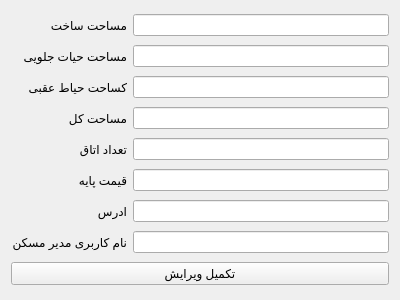
<?xml version="1.0" encoding="UTF-8"?>
<ui version="4.0">
 <class>north_edit_page</class>
 <widget class="QWidget" name="north_edit_page">
  <property name="geometry">
   <rect>
    <x>0</x>
    <y>0</y>
    <width>400</width>
    <height>300</height>
   </rect>
  </property>
  <property name="windowTitle">
   <string>Form</string>
  </property>
  <layout class="QGridLayout" name="gridLayout">
   <item row="3" column="1">
    <widget class="QLineEdit" name="lineEdit_4"/>
   </item>
   <item row="1" column="1">
    <widget class="QLineEdit" name="lineEdit_2"/>
   </item>
   <item row="7" column="0">
    <widget class="QLabel" name="label_8">
     <property name="text">
      <string>نام کاربری مدیر مسکن</string>
     </property>
    </widget>
   </item>
   <item row="7" column="1">
    <widget class="QLineEdit" name="lineEdit_8"/>
   </item>
   <item row="1" column="0">
    <widget class="QLabel" name="label_2">
     <property name="text">
      <string>مساحت حیات جلویی</string>
     </property>
    </widget>
   </item>
   <item row="4" column="0">
    <widget class="QLabel" name="label_5">
     <property name="text">
      <string>تعداد اتاق</string>
     </property>
    </widget>
   </item>
   <item row="4" column="1">
    <widget class="QLineEdit" name="lineEdit_5"/>
   </item>
   <item row="5" column="1">
    <widget class="QLineEdit" name="lineEdit_6"/>
   </item>
   <item row="2" column="1">
    <widget class="QLineEdit" name="lineEdit_3"/>
   </item>
   <item row="3" column="0">
    <widget class="QLabel" name="label_4">
     <property name="text">
      <string>مساحت کل</string>
     </property>
    </widget>
   </item>
   <item row="5" column="0">
    <widget class="QLabel" name="label_6">
     <property name="text">
      <string>قیمت پایه</string>
     </property>
    </widget>
   </item>
   <item row="6" column="0">
    <widget class="QLabel" name="label_7">
     <property name="text">
      <string>ادرس</string>
     </property>
    </widget>
   </item>
   <item row="2" column="0">
    <widget class="QLabel" name="label_3">
     <property name="text">
      <string>کساحت حیاط عقبی</string>
     </property>
    </widget>
   </item>
   <item row="6" column="1">
    <widget class="QLineEdit" name="lineEdit_7"/>
   </item>
   <item row="0" column="1">
    <widget class="QLineEdit" name="lineEdit_1"/>
   </item>
   <item row="0" column="0">
    <widget class="QLabel" name="label_1">
     <property name="text">
      <string>مساحت ساخت</string>
     </property>
    </widget>
   </item>
   <item row="8" column="0" colspan="2">
    <widget class="QPushButton" name="pushButton">
     <property name="text">
      <string>تکمیل ویرایش</string>
     </property>
    </widget>
   </item>
  </layout>
 </widget>
 <tabstops>
  <tabstop>lineEdit_1</tabstop>
  <tabstop>lineEdit_2</tabstop>
  <tabstop>lineEdit_3</tabstop>
  <tabstop>lineEdit_4</tabstop>
  <tabstop>lineEdit_5</tabstop>
  <tabstop>lineEdit_6</tabstop>
  <tabstop>lineEdit_7</tabstop>
  <tabstop>lineEdit_8</tabstop>
  <tabstop>pushButton</tabstop>
 </tabstops>
 <resources/>
 <connections/>
</ui>
